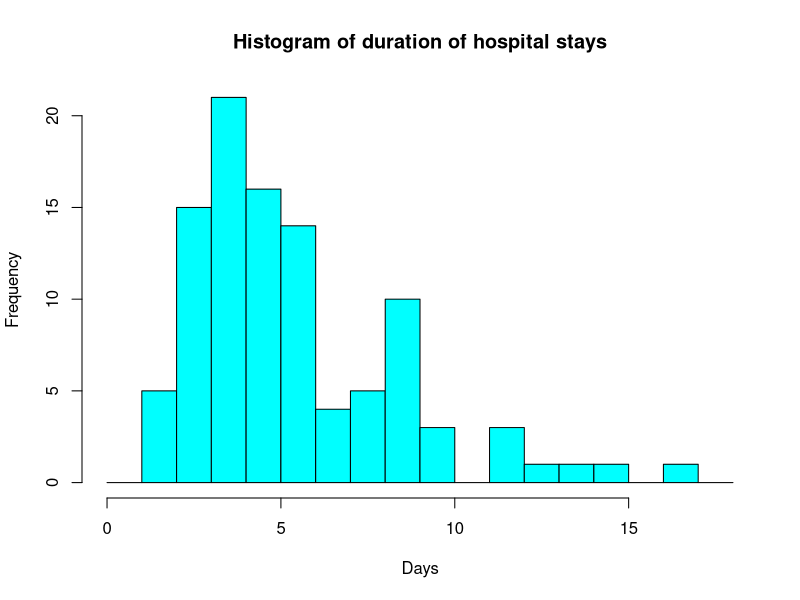
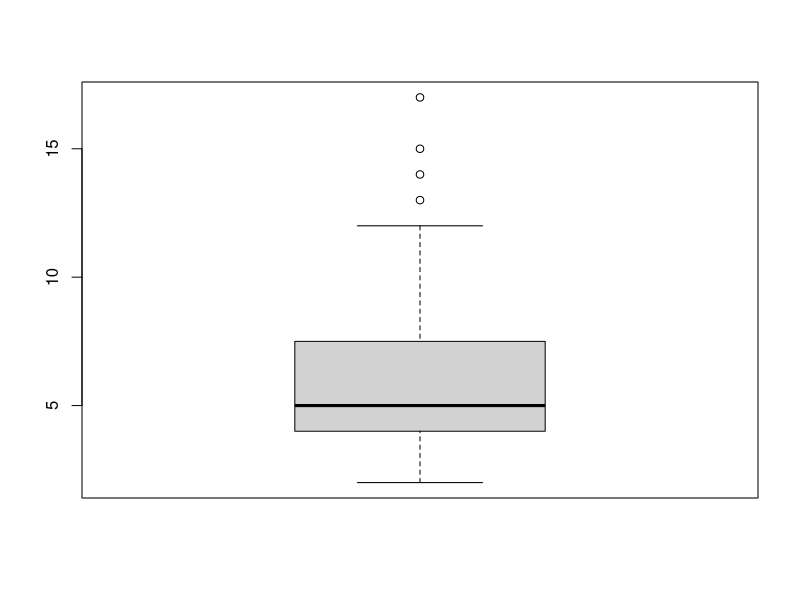

These charts were generated, in order, by the following R code:
# reading data from csv file to R-Studio
days <- read.csv('days.csv', header = FALSE)
days

# converting dataframe to a vector
hospital.days <- unlist(days, use.names = FALSE)
hospital.days

# creating a histogram of the duration of hspital stays
hist(hospital.days,  col = 'cyan', breaks = seq(0,18, by=1),
     xlab = 'Days', ylab = 'Frequency',
     main = 'Histogram of duration of hospital stays')

quantile(hospital.days)
sd(hospital.days)
iqr <- fivenum


# 1. The histogram shows a single peak representing hospital stay days equal to 4.
# 2. Distribution is slightly skewed to the right.
# 3. Looking at he graph Center of the data is 5.

# calculation for outliers
# graphical visualisation of outliers
boxplot(hospital.days)

# Manual calculation of outliers
f <- fivenum(hospital.days)

lower <- f[2] - 1.5 * (f[4] - f[2])
upper <- f[4] + 1.5 * (f[4] - f[2])

outliers <- hospital.days[hospital.days < lower | hospital.days > upper]
outliers

# There are 4 outliers in the data -> 13, 14, 15, 17

summary(hospital.days)          # mean = 5.86 , median = 5 , min = 2 , max = 17, 1st qu. = 4, 3rd qu = 7.25
print(sd(hospital.days))        # standard deviation = 3.011829

# Since the distribution is right skewed and there are outliers in the data, mean will be affected due to outliers.
# So, in this case median is the best single number summary of the center f the distribution.

# Part-4 (a)
pnorm(10, mean = 5, sd = 3) * 100  # 95.2% of patients are in hospital for less than 10 days

# Part-4 (b)
pop.mean <- 5
pop.sd <- 3
sample.size <- 35

sample.sd <- pop.sd / sqrt(sample.size)
pnorm(10, mean = pop.mean, sd = sample.sd, lower.tail = F)


